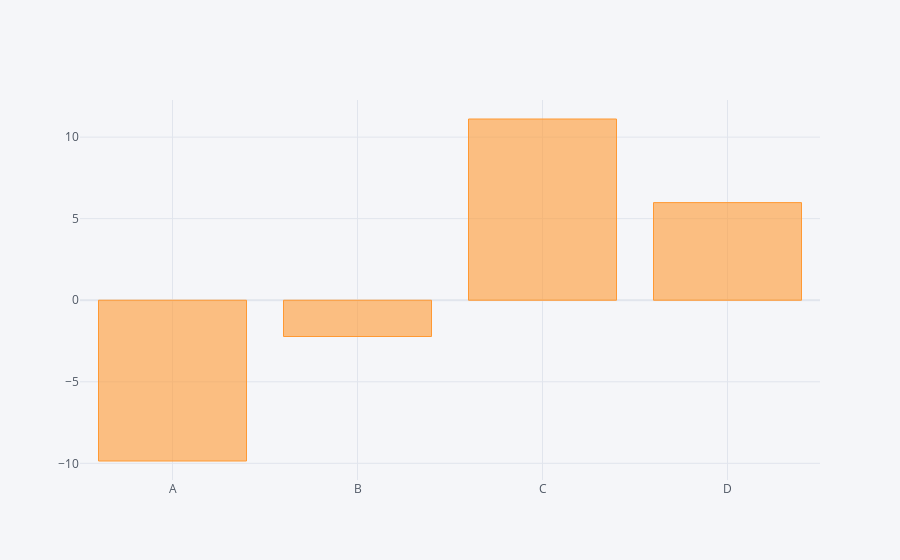

Notebook cell for this chart:
### Code cell
df.sum().iplot(kind='bar')

### Figure 1 — Plotly figure (JSON) as saved in the notebook; plotly's stock layout.template omitted (floating-point values rounded to 4 significant figures)
{"data": [{"marker": {"color": "rgba(255, 153, 51, 0.6)", "line": {"color": "rgba(255, 153, 51, 1.0)", "width": 1}}, "name": "None", "orientation": "v", "text": "", "type": "bar", "x": ["A", "B", "C", "D"], "y": [-9.857, -2.225, 11.11, 5.983]}], "layout": {"autosize": true, "legend": {"bgcolor": "#F5F6F9", "font": {"color": "#4D5663"}}, "paper_bgcolor": "#F5F6F9", "plot_bgcolor": "#F5F6F9", "title": {"font": {"color": "#4D5663"}}, "xaxis": {"autorange": true, "gridcolor": "#E1E5ED", "range": [-0.5, 3.5], "showgrid": true, "tickfont": {"color": "#4D5663"}, "title": {"font": {"color": "#4D5663"}, "text": ""}, "type": "category", "zerolinecolor": "#E1E5ED"}, "yaxis": {"autorange": true, "gridcolor": "#E1E5ED", "range": [-11.02, 12.27], "showgrid": true, "tickfont": {"color": "#4D5663"}, "title": {"font": {"color": "#4D5663"}, "text": ""}, "type": "linear", "zerolinecolor": "#E1E5ED"}}}
